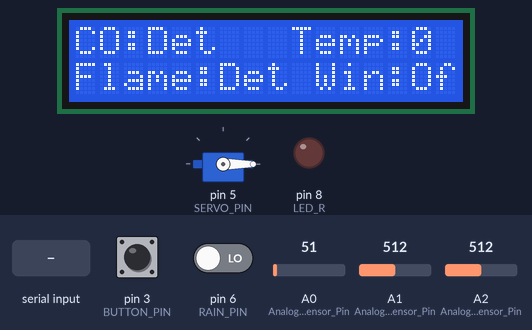
Simulated run of this sketch. Board: Arduino Uno, built with avr-gcc and run on an emulated ATmega328P. On the bench: 16×2 character LCD, servo, output pins drawn as LEDs (lit = HIGH). The test bench sets the inputs (shaded band); at power-on: A2 (Analog_Flame_Sensor_Pin) = 512, A1 (Analog_Gas_Sensor_Pin) = 512, pin 3 (BUTTON_PIN) LOW, pin 6 (RAIN_PIN) LOW, A0 (Analog_Temp_Sensor_Pin) = 51. Pins used as bus, display or sensor lines are not drawn; what the sketch prints to the serial monitor is not drawn.

Above: at 8.3 s.
8.4 s: "2\n" received over Serial
At 9.7 s:
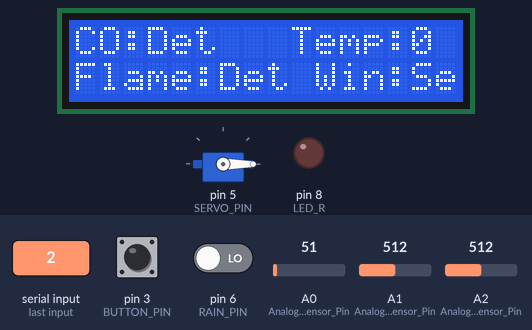
12.6 s: A2 (Analog_Flame_Sensor_Pin) set to 785
16.8 s: A2 (Analog_Flame_Sensor_Pin) set to 810
At 17.4 s:
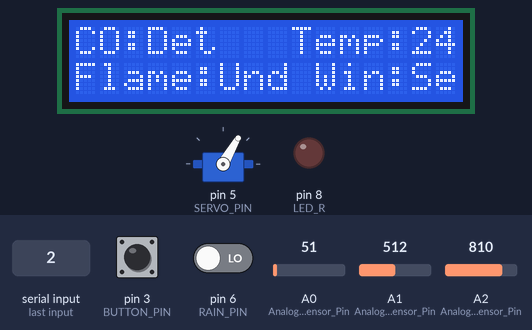
18.4 s: A1 (Analog_Gas_Sensor_Pin) set to 110
20.2 s: A1 (Analog_Gas_Sensor_Pin) set to 96
At 22.4 s:
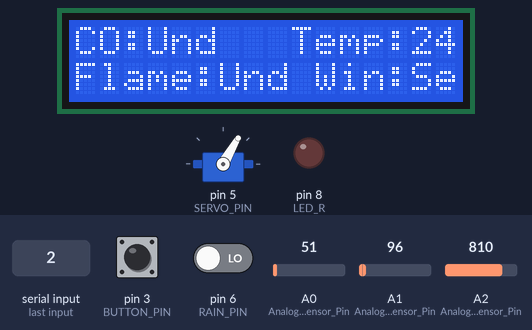
22.7 s: byte 48 ('0') received over Serial
At 24.4 s:
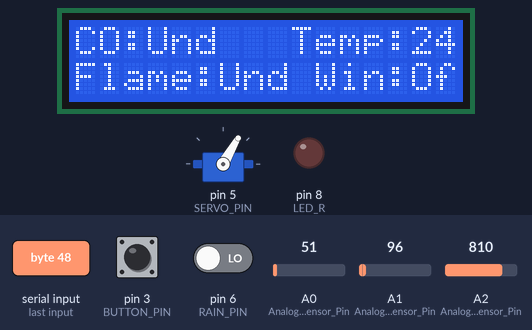
Timing chart, 0 to 25.9 s (numbered marks = the images above; inputs shaded):
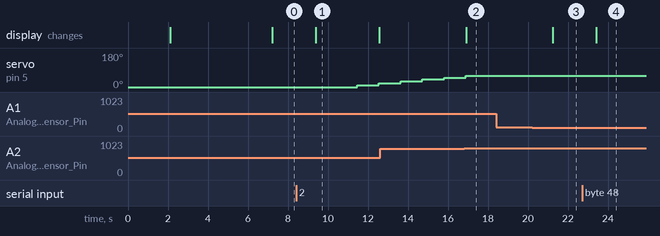

The sketch:

Smart_house_project_arduino_code.ino
```cpp
#include <Wire.h>
#include <LiquidCrystal_I2C.h>

#include <SPI.h>
#include <MFRC522.h>

#include <Servo.h>

#define BUTTON_PIN 3
#define BUZZER 4
#define SERVO_PIN 5
#define RAIN_PIN 6
#define LED_R 8
#define RST_PIN 9
#define SS_PIN 10

MFRC522 mfrc522(SS_PIN, RST_PIN);

Servo servo;

LiquidCrystal_I2C lcd(0x27, 16, 2);

char rfid_card[] = "90 E4 84 26";
char rfid_tag[] = "90 E4 84 26";

char Incoming_value;

int Analog_Temp_Sensor_Pin = A0;
int Analog_Gas_Sensor_Pin = A1;
int Analog_Flame_Sensor_Pin = A2;

int Rain_Sensor_Reading;
int Gas_Sensor_Reading;
int Flame_Sensor_Reading;
int Temp_Sensor_Reading;
int Button_Reading;

int GasDetection;
int FlameDetection;
int TempDetection;
int ButtonDetection;
int GateDetection;

int Notification_point_Gas = 0;
int Notification_point_Flame = 0;
int Notification_point_Button = 0;

int Notification_point_Gas_Threshold = 9;
int Notification_point_Flame_Threshold = 9;
int Notification_point_Button_Threshold = 9;


int AvgTemp;
int AvgTempCnt=0;
int TemperatureC = 0;
int Temperature_Threshold = 21;
int TempSampling = 5;

int Rain_count = 0;
int Rain_threeshold=5;

int Window_State = 0;
String ThresholdString;

int servo_pos=0;

void setup()
{
  delay(2000);
  pinMode(RAIN_PIN, INPUT);

  Serial.begin(9600);
  while (!Serial);
  SPI.begin();
  mfrc522.PCD_Init();
  delay(4);
  pinMode(LED_R, OUTPUT);


  lcd.begin();
	lcd.backlight();

  servo.attach(SERVO_PIN);
  servo.write(0);
  delay(5000);
}

void loop()
{

  if (mfrc522.PICC_IsNewCardPresent())
  {

    if (mfrc522.PICC_ReadCardSerial())
    {
      String content= "";
      byte letter;
      for (byte i = 0; i < mfrc522.uid.size; i++)
      {
        content.concat(String(mfrc522.uid.uidByte[i] < 0x10 ? " 0" : " "));
        content.concat(String(mfrc522.uid.uidByte[i], HEX));
      }
      content.toUpperCase();

      if (content.substring(1) == rfid_card) //change here the UID of the card/cards that you want to give access
      {
        GateDetection = 1;
        digitalWrite(LED_R, HIGH);
        tone(BUZZER, 450);
        delay(1000);
        noTone(BUZZER);
        digitalWrite(LED_R, LOW);
      }
    }

  }
  else
  {
    if (!mfrc522.PICC_IsNewCardPresent())

    if(Serial.available()) //Window_State = 0-Off,1-Closed,2-Sensors,3-Open
    {
      Incoming_value = Serial.read();

      if(Incoming_value == '0')
      {
        Window_State = 0;
      }
      else if(Incoming_value == '1')
      {
        Window_State = 1;
      }
      else if(Incoming_value == '2')
      {
        Window_State = 2;
      }
      else if(Incoming_value == '3')
      {
        Window_State = 3;
      }
      else
      {
        ThresholdString = Serial.readString();
        Temperature_Threshold = ThresholdString.toInt();
      }
    }
  }


  Gas_Sensor_Reading = analogRead(Analog_Gas_Sensor_Pin);
  Flame_Sensor_Reading = analogRead(Analog_Flame_Sensor_Pin);
  Temp_Sensor_Reading = ((analogRead(Analog_Temp_Sensor_Pin) * 5.0) / 1024.0)  * 100;

  Rain_Sensor_Reading = digitalRead(RAIN_PIN);
  Button_Reading = digitalRead(BUTTON_PIN);

  AvgTemp += Temp_Sensor_Reading;
  AvgTempCnt++;

  if(AvgTempCnt == TempSampling)
  {
    AvgTempCnt = 0;
    TemperatureC = AvgTemp/TempSampling;
    AvgTemp = 0;
  }

  if(Flame_Sensor_Reading<800)
  {
    FlameDetection = 1;
    Notification_point_Flame_Threshold++;
  }
  else
    FlameDetection = 0;

  if(Gas_Sensor_Reading>100)
  {
    GasDetection = 1;
    Notification_point_Gas_Threshold++;
  }
  else
    GasDetection = 0;

  if(Button_Reading == 1)
  {
    ButtonDetection = 1;
    Notification_point_Button_Threshold++;
  }
  else
    ButtonDetection = 0;


  if(Window_State != 0)
  {
    if(Rain_Sensor_Reading == 1 && Rain_count <= Rain_threeshold)
    Rain_count++;
    else if(Rain_count >= 1)
    Rain_count--;

    if((Rain_count >= Rain_threeshold && servo_pos >= 1 && Window_State == 2) || (servo_pos >= 1 && Window_State == 2 && TemperatureC <= Temperature_Threshold))
    {
      servo_pos = servo_pos - 10;
      servo.write(servo_pos);
    }

    if(servo_pos <= 59 && Window_State == 3)
    {
      servo_pos=servo_pos + 10;
      servo.write(servo_pos);
    }

    if(Rain_count == 0 && servo_pos <= 59 && Window_State == 2 && TemperatureC >= Temperature_Threshold)
    {
      servo_pos=servo_pos + 10;
      servo.write(servo_pos);
    }

    if(Window_State == 1 && servo_pos >= 1)
    {
      servo_pos = servo_pos - 10;
      servo.write(servo_pos);
    }
  }

  lcd.clear();

  lcd.setCursor(9,0);
  lcd.print("Temp:");
  lcd.setCursor(14,0);
  lcd.print(TemperatureC);

  lcd.setCursor(0,0);
  lcd.print("CO:");
  lcd.setCursor(3,0);
  if(GasDetection == 1)
  lcd.print("Det");
  else
  lcd.print("Und");

  lcd.setCursor(0,1);
  lcd.print("Flame:");
  lcd.setCursor(6,1);
  if(FlameDetection == 1)
  lcd.print("Det");
  else
  lcd.print("Und");

  lcd.setCursor(10,1);
  lcd.print("Win:");
  lcd.setCursor(14,1);
  if(Window_State == 0)
  lcd.print("Of");
  else if(Window_State == 1)
  lcd.print("Cl");
  else if(Window_State == 2)
  lcd.print("Se");
  else if(Window_State == 3)
  lcd.print("Op");

  if(Notification_point_Gas_Threshold==10)
    Notification_point_Gas = 1;

  if(Notification_point_Flame_Threshold==10)
    Notification_point_Flame = 1;

  if(Notification_point_Button_Threshold==10)
    Notification_point_Button = 1;

  Serial.print(FlameDetection);
  Serial.print("#");
  Serial.print(GasDetection);
  Serial.print("#");
  Serial.print(GateDetection);
  Serial.print("#");
  Serial.print(ButtonDetection);
  Serial.print("#");
  Serial.print(Window_State);
  Serial.print("#");
  Serial.print(TemperatureC);
  Serial.print("#");
  Serial.print(Temperature_Threshold);
  Serial.print("#");
  Serial.print(Notification_point_Gas);
  Serial.print("#");
  Serial.print(Notification_point_Flame);
  Serial.print("#");
  Serial.println(Notification_point_Button);

  delay(1000);

  GateDetection = 0;

  if(Notification_point_Gas_Threshold==10)
  {
  Notification_point_Gas_Threshold=0;
  Notification_point_Gas=0;
  }

  if(Notification_point_Flame_Threshold==10)
  {
  Notification_point_Flame_Threshold=0;
  Notification_point_Flame=0;
  }

  if(Notification_point_Button_Threshold==10)
  {
  Notification_point_Button_Threshold=0;
  Notification_point_Button=0;
  }

}
```

Measured:
- the behaviour switches between 799 and 800 on A2 (Analog_Flame_Sensor_Pin) (found by bisection; images 1 and 2)
- the behaviour switches between 101 and 100 on A1 (Analog_Gas_Sensor_Pin) (found by bisection; images 2 and 3)
- after the input at 8.4 s, servo on pin 5 (SERVO_PIN): 0° → 10° after 3.1 s, → 20° 1.1 s later; the display: changes after 0.98 s (image 1)
- after the input at 16.8 s, the display: changes after 0.10 s (image 2)
- after the input at 18.4 s, every drawn part: stays the same
- after the input at 20.2 s, the display: changes after 1.0 s (image 3)
- after the input at 22.7 s, the display: changes after 0.72 s (image 4)
- what the display in image 1 shows lasts 3.2 s, from 9.4 s to 12.6 s
